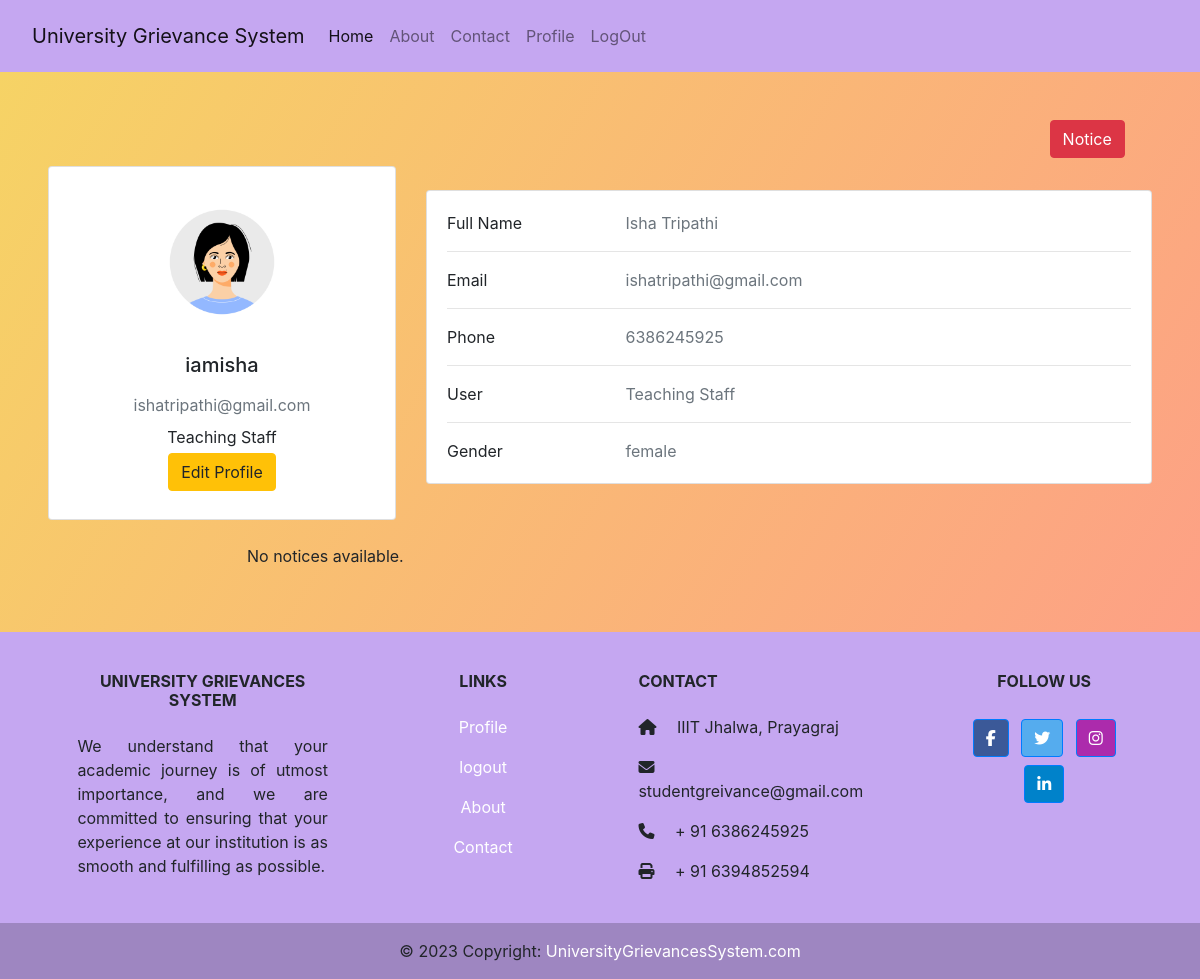
/notice/ (signed in), run on the app's committed database.
### grievance/models.py (models this page shows)
class UserData(models.Model):
    user = models.OneToOneField(User, on_delete=models.CASCADE)
    phone_number=models.CharField(max_length=10)
    gender = models.CharField(max_length=20)
    user_type=models.CharField(max_length=20)

### grievance/views.py (the view)
# urls.py: path('notice/',views.notice),
@login_required
def notice(request):
    try:
        user_data = UserData.objects.get(user=request.user)
    except UserData.DoesNotExist:
        user_data = None
    user_complaints = Complaint.objects.filter(user=request.user)
    user_notice = UserNotice.objects.filter(user=request.user)
    user_responses = UserResponse.objects.filter(user=request.user)
    print(user_responses)
    if request.method == 'POST':
        response_form = ResponseForm(request.POST)
        if response_form.is_valid():
            notice_id = response_form.cleaned_data['notice_id']
            notice = get_object_or_404(UserNotice, id=notice_id)
            response = response_form.save(commit=False)
            response.user = request.user
            response.notice = notice
            response.save()
    else:
        response_form = ResponseForm()
    context = {
        'user_data': user_data,
        'response_form': response_form,
        'user_complaints': user_complaints,
        'user_notice': user_notice,
        'user_responses': user_responses,
    }
    return render(request, 'notice.html', context)

### template/notice.html
{% extends 'base.html' %}
{% load static %}
{%block body %}
{% if user.is_authenticated %}
<section
  class="p-5"
  style="
   background-image: linear-gradient(120deg, #f6d365 0%, #fda085 100%);
  "
>
<div style="margin-left: 90%;">
  <a href="/notice" class="btn btn-danger ml-2 mb-2">Notice</a>
</div>
  <div class="row">
    <div class="col-lg-4">
      <div class="card mb-4">
        <div class="card-body text-center">
          <img
            src="{% if user_data.gender == 'male' %}{% static 'img/male.jpg' %}{% else %}{% static 'img/female.jpg' %}{% endif %}"
            alt="avatar"
            class="rounded-circle img-fluid"
            style="width: 150px"
          />
          <h5 class="my-3">{{ user_data.user.username }}</h5>
          <p class="text-muted mb-2">{{ user_data.user.email }}</p>
          <p class="mb-1">{{ user_data.user_type }}</p>
          <div class="d-flex justify-content-center mb-2">
            <button type="button" class="btn btn-warning">Edit Profile</button>
          </div>
        </div>
      </div>
    </div>
    <div class="col-lg-8 mt-lg-4">
      <div class="card mb-4">
        <div class="card-body">
          <div class="row">
            <div class="col-sm-3">
              <p class="mb-0">Full Name</p>
            </div>
            <div class="col-sm-9">
              <p class="text-muted mb-0">
                {{ user_data.user.first_name }} {{ user_data.user.last_name }}
              </p>
            </div>
          </div>
          <hr />
          <div class="row">
            <div class="col-sm-3">
              <p class="mb-0">Email</p>
            </div>
            <div class="col-sm-9">
              <p class="text-muted mb-0">{{ user_data.user.email }}</p>
            </div>
          </div>
          <hr />
          <div class="row">
            <div class="col-sm-3">
              <p class="mb-0">Phone</p>
            </div>
            <div class="col-sm-9">
              <p class="text-muted mb-0">{{ user_data.phone_number }}</p>
            </div>
          </div>
          <hr />
          <div class="row">
            <div class="col-sm-3">
              <p class="mb-0">User</p>
            </div>
            <div class="col-sm-9">
              <p class="text-muted mb-0">{{ user_data.user_type }}</p>
            </div>
          </div>
          <hr />
          <div class="row">
            <div class="col-sm-3">
              <p class="mb-0">Gender</p>
            </div>
            <div class="col-sm-9">
              <p class="text-muted mb-0">{{ user_data.gender }}</p>
            </div>
          </div>
        </div>
      </div>
    </div>
  </div>
  <div class="container">
    <div class="row d-flex justify-content-center">
        <div class="col-md-12 col-lg-10 col-xl-8">
            {% if user_notice %}
            {% for notice in user_notice %}
            <div class="card mt-2">
                <div class="card-body">
                    <div class="d-flex flex-start align-items-center">
                        <img class="rounded-circle shadow-1-strong me-3 m-2"
                            src="{% static 'img/admin.jpg' %}" alt="avatar" width="60"
                            height="60" />
                        <div>
                            <h6 class="fw-bold text-primary mb-1">Admin</h6>
                            <p class="text-muted small mb-0">
                                Complaint Title- {{ notice.complaint.title }}
                            </p>
                        </div>
                    </div>
                    <p class="mb-0 text-justify">
                        {{ notice.notice_content }}
                    </p>
                </div>
                <hr>
                <div class="card-footer py-3 border-0" style="background-color: #f8f9fa;">
                    <div class="d-flex flex-start w-100">
                        <img class="rounded-circle shadow-1-strong me-3 m-1"
                            src="{% if user_data.gender == 'male' %}{% static 'img/male.jpg' %}{% else %}{% static 'img/female.jpg' %}{% endif %}" alt="avatar" width="40"
                            height="40" />
                            <div class="form-outline w-100">
                              {% if user_responses %}
                                  {% for response in user_responses %}
                                  <p>{{ response.response }}</p>
                              {% endfor %}
                              {% else %}
                                  <form action="" method="POST">
                                      {% csrf_token %}
                                      {{ response_form.as_p }}
                                      <input type="text" name="notice_id" value="{{ notice.id }}" hidden/>
                                      <input type="submit" value="Reply" class="btn btn-primary">
                                  </form>
                              {% endif %}
                          </div>
                        </div>
                    </div>
                </div>
            </div>
            {% endfor %}
            {% else %}
            <p>No notices available.</p>
            {% endif %}
        </div>
    </div>
</div>
</section>
{% else %}
<div class="container alert alert-danger" role="alert">
  <img src="{% static 'img/pnf.png'%}" alt="" class="img-fluid" />
</div>
{% endif %}
 {% endblock %}

### static/css/style.css (style rules this page uses)
body { background-color: rgb(158, 197, 254); ; }

### data on the page
UserData: user.username "iamisha", user.email "ishatripathi@gmail.com", user_type "Teaching Staff", user.first_name "Isha", user.last_name "Tripathi", phone_number "6386245925", gender "female"
